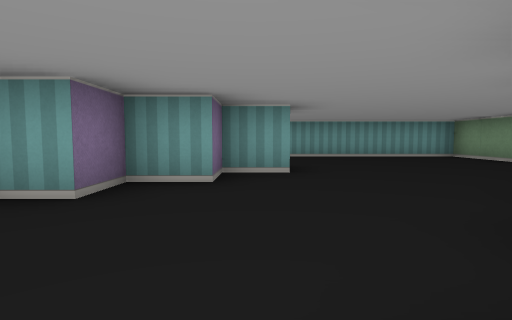
[1] (above)

16 first-person views from a walk through a cub3D ray-caster map. The camera is about half as high as the walls, tilts 4° down and sees 80° across. The floor is counted in squares. Each view is taken from the middle of a square. On the plan, view 1 faces up. The plan holds only what a view shows up to about 9 squares ahead; the rest is blank. The place goes on beyond the plan.

[2]
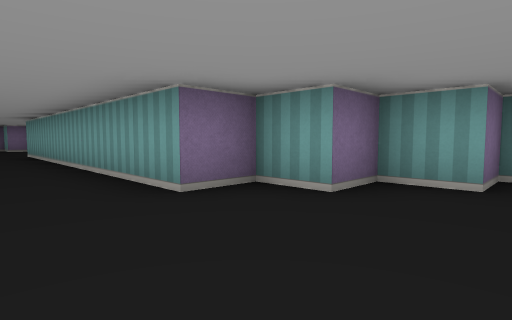

[3]
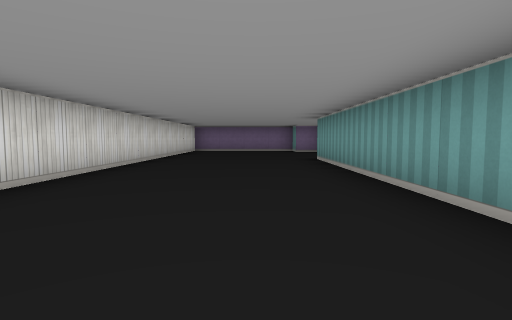

[4]
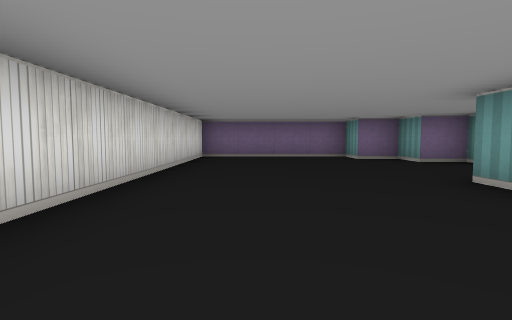

[5]
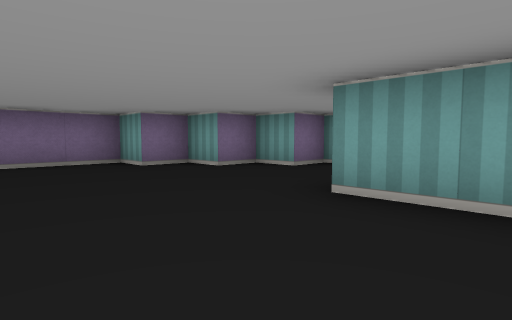

[6]
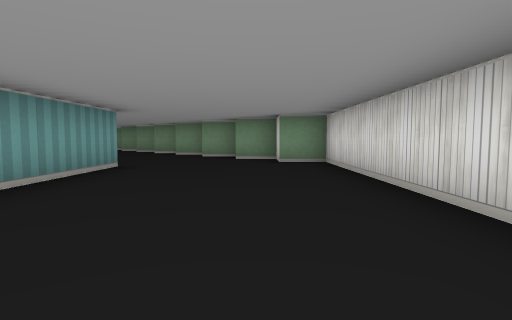

[7]
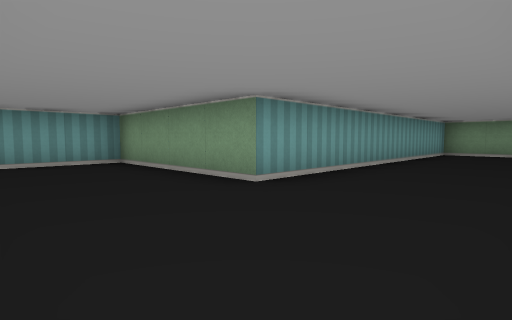

[8]
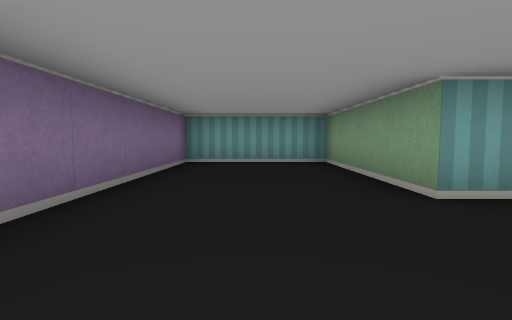

[9]
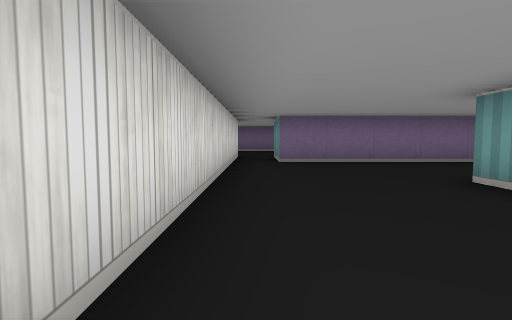

[10]
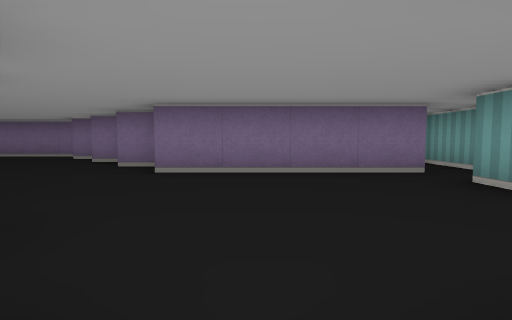

[11]
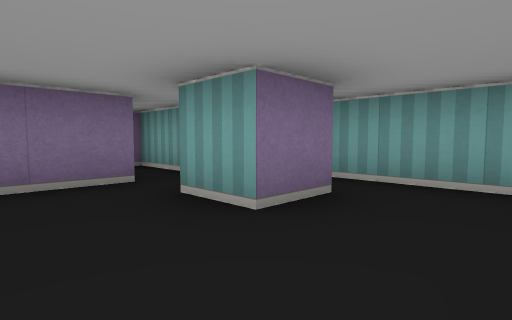

[12]
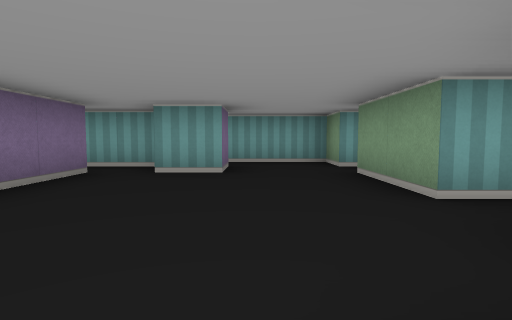

[13]
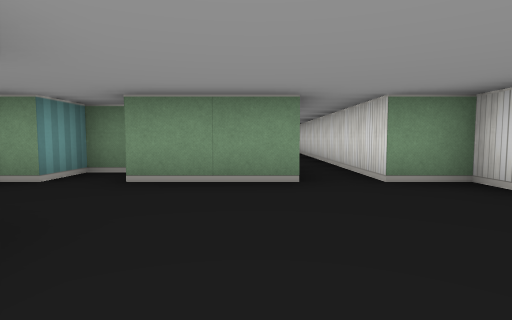

[14]
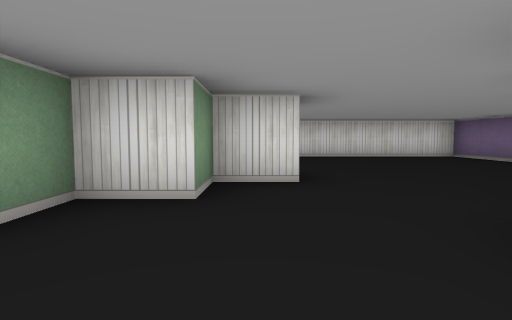

[15]
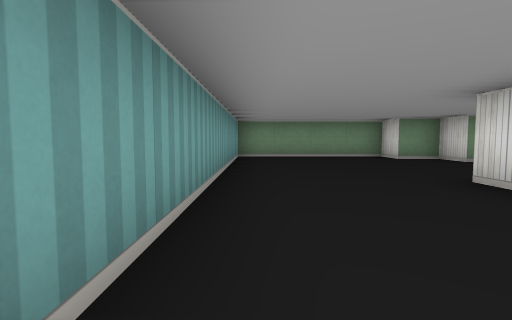

[16]
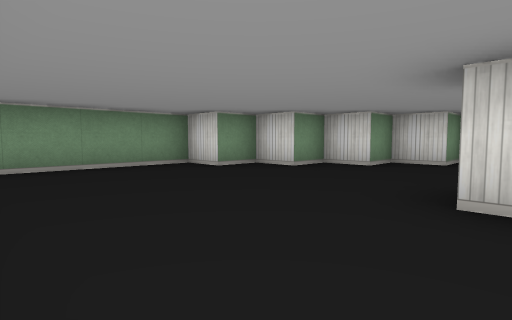

### Floor plan
Ten units are one square. View 1 is at (0, 0); x grows to the right and y downward. Boxes are objects, and circles mark ways between rooms. Rooms are numbered by the first view taken in them; rooms with no view inside come last. Other rooms are left out.
<svg viewBox="-160 -130 220 160">
<path fill="none" stroke="#000" d="M-81 -45 -75 -45 -75 -55 5 -55M5 5 5 -5M-106 -25 -95 -25 -95 -35 -85 -35 -85 -42M5 -45 -5 -45 -5 -35 -15 -35 -15 -25 -25 -25 -25 -15 -105 -15M15 -4 15 -15 25 -15 25 -25 35 -25 35 -35 45 -35 45 -45 55 -45 55 -85 -25 -85 -25 -125 -55 -125 -55 -65 -75 -65M-125 -45 -125 -35 -135 -35 -135 -25 -145 -25 -145 -15 -155 -15 -155 25 -15 25 -15 15 -5 15 -5 5M-95 -96 -95 -85 -105 -85M-75 -65 -75 -85M-115 -86 -115 -45M-65 -89 -65 -95 -75 -95 -75 -105 -101 -105"/>
<circle cx="-65" cy="-60" r="3" fill="#2a7"/>
<circle cx="-95" cy="-45" r="3" fill="#2a7"/>
<text x="-50" y="-10">1</text>
<text x="-90" y="-80">2</text>
</svg>
Room 1 opens to room 2.

Where each view was taken, in squares from view 1:
view 1: 0 up, 0 right, facing up
view 2: 0 up, 0 right, facing up-left
view 3: 0 up, 3 left, facing left
view 4: 1 down, 7 left, facing left
view 5: 1 down, 9 left, facing up-left
view 6: 1 down, 8 left, facing right
view 7: 6 up, 5 left, facing up-right
view 8: 6 up, 4 left, facing up
view 9: 6 up, 1 right, facing left
view 10: 6 up, 7 left, facing left
view 11: 7 up, 8 left, facing up-left
view 12: 4 up, 9 left, facing up
view 13: 7 up, 11 left, facing right
view 14: 6 up, 10 left, facing down
view 15: 8 up, 3 left, facing right
view 16: 8 up, 0 right, facing down-right
